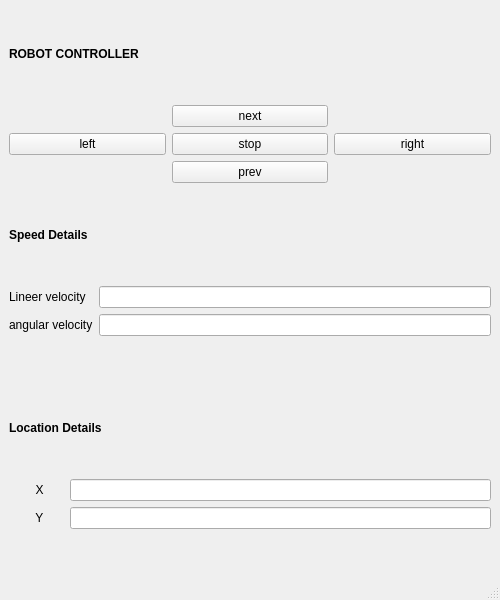
<?xml version="1.0" encoding="UTF-8"?>
<ui version="4.0">
 <class>MainWindow</class>
 <widget class="QMainWindow" name="MainWindow">
  <property name="geometry">
   <rect>
    <x>0</x>
    <y>0</y>
    <width>500</width>
    <height>600</height>
   </rect>
  </property>
  <property name="minimumSize">
   <size>
    <width>500</width>
    <height>600</height>
   </size>
  </property>
  <property name="maximumSize">
   <size>
    <width>500</width>
    <height>600</height>
   </size>
  </property>
  <property name="windowTitle">
   <string>Robot Control Interface</string>
  </property>
  <widget class="QWidget" name="centralwidget">
   <layout class="QGridLayout" name="gridLayout_2">
    <item row="3" column="0">
     <widget class="QLabel" name="label">
      <property name="font">
       <font>
        <weight>75</weight>
        <bold>true</bold>
       </font>
      </property>
      <property name="text">
       <string>Speed Details</string>
      </property>
     </widget>
    </item>
    <item row="5" column="0">
     <widget class="QLabel" name="label_2">
      <property name="font">
       <font>
        <weight>75</weight>
        <bold>true</bold>
       </font>
      </property>
      <property name="text">
       <string>Location Details</string>
      </property>
     </widget>
    </item>
    <item row="6" column="0">
     <layout class="QFormLayout" name="formLayout_2">
      <item row="0" column="0">
       <widget class="QLabel" name="etiket_x">
        <property name="text">
         <string>        X     </string>
        </property>
       </widget>
      </item>
      <item row="1" column="0">
       <widget class="QLabel" name="etiket_y">
        <property name="text">
         <string>        Y      </string>
        </property>
       </widget>
      </item>
      <item row="0" column="1">
       <widget class="QLineEdit" name="line_x"/>
      </item>
      <item row="1" column="1">
       <widget class="QLineEdit" name="line_y"/>
      </item>
     </layout>
    </item>
    <item row="4" column="0">
     <layout class="QFormLayout" name="formLayout">
      <item row="0" column="0">
       <widget class="QLabel" name="etiket_lineer">
        <property name="text">
         <string>Lineer velocity</string>
        </property>
       </widget>
      </item>
      <item row="0" column="1">
       <widget class="QLineEdit" name="line_lineer"/>
      </item>
      <item row="1" column="1">
       <widget class="QLineEdit" name="line_angular"/>
      </item>
      <item row="1" column="0">
       <widget class="QLabel" name="etiket_angular">
        <property name="text">
         <string>angular velocity</string>
        </property>
       </widget>
      </item>
     </layout>
    </item>
    <item row="1" column="0">
     <layout class="QGridLayout" name="gridLayout">
      <item row="2" column="1">
       <widget class="QPushButton" name="buton_prev">
        <property name="text">
         <string>prev</string>
        </property>
       </widget>
      </item>
      <item row="1" column="2">
       <widget class="QPushButton" name="buton_right">
        <property name="text">
         <string>right</string>
        </property>
       </widget>
      </item>
      <item row="0" column="1">
       <widget class="QPushButton" name="buton_next">
        <property name="text">
         <string>next</string>
        </property>
       </widget>
      </item>
      <item row="1" column="0">
       <widget class="QPushButton" name="buton_left">
        <property name="text">
         <string>left</string>
        </property>
       </widget>
      </item>
      <item row="1" column="1">
       <widget class="QPushButton" name="buton_stop">
        <property name="text">
         <string>stop</string>
        </property>
       </widget>
      </item>
     </layout>
    </item>
    <item row="0" column="0">
     <widget class="QLabel" name="etiket_control">
      <property name="font">
       <font>
        <weight>75</weight>
        <bold>true</bold>
       </font>
      </property>
      <property name="text">
       <string>ROBOT CONTROLLER</string>
      </property>
     </widget>
    </item>
   </layout>
  </widget>
  <widget class="QMenuBar" name="menubar">
   <property name="geometry">
    <rect>
     <x>0</x>
     <y>0</y>
     <width>500</width>
     <height>22</height>
    </rect>
   </property>
  </widget>
  <widget class="QStatusBar" name="statusbar"/>
 </widget>
 <resources/>
 <connections/>
</ui>
